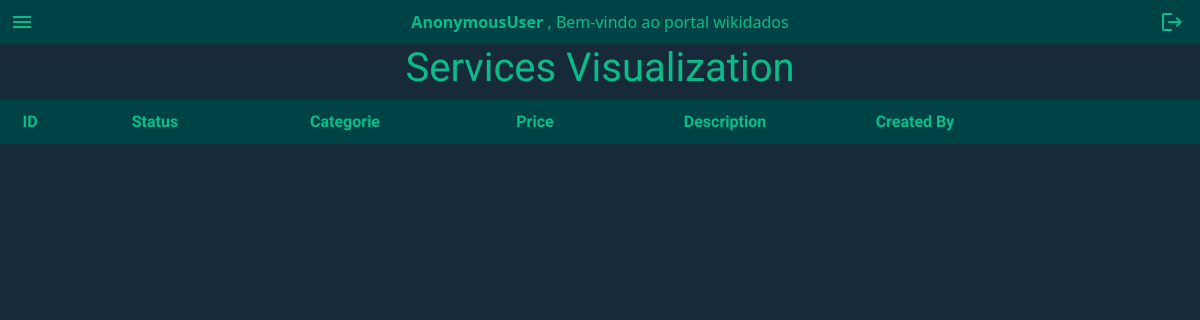
/services/, run on an earlier commit of the app's database.
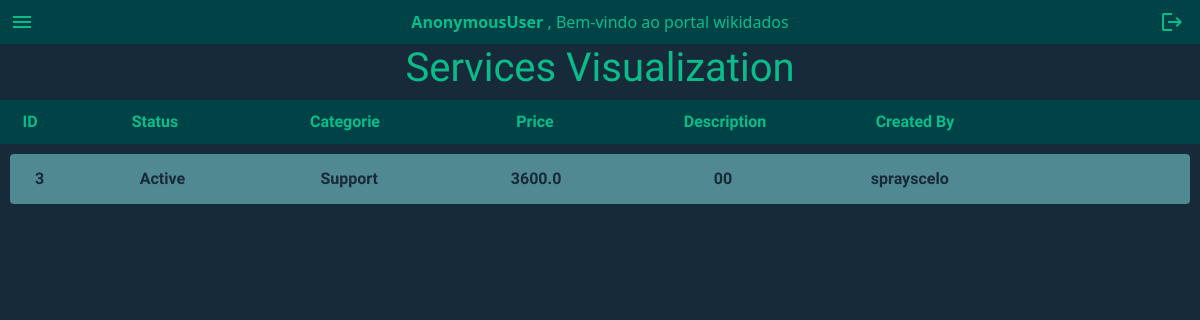
And on a later commit of the database.
### FinalProject/models.py (models this page shows, shortened)
class Service(models.Model):
    name = models.CharField(max_length=50, default="")
    status = models.CharField(max_length=50, choices=serviceStatus)
    categorie = models.CharField(max_length=50, choices=serviceCategories)
    price = models.FloatField()
    description = models.TextField(default="")
    createdBy = models.ForeignKey(User, on_delete=models.CASCADE)
    createdDate = models.DateTimeField(auto_now_add=True)
    comments = models.ManyToManyField(Comment, default="", blank=True, related_name="relatedServices")

class User(AbstractUser):
    costumer = models.ForeignKey(Costumer, on_delete=models.CASCADE, default="", blank=True, null=True)

### FinalProject/views.py (the view)
# urls.py: path("services/", include('FinalProject.modulesDetails.servicesUrls')),
def services(request):
   return render(request, "final/services.html", {
      "allServices": Service.objects.all()
   })

### FinalProject/templates/final/services.html
{%extends "final/layout.html" %}
{% block services %}
<h1 class="text-center"> Services Visualization</h1>
<div>
    <div id="servicesHeader">
        <span> ID </span>
        <span> Status </span>
        <span> Categorie </span>
        <span> Price </span>
        <span> Description </span>
        <span> Created By </span>
    </div>
    {% for services in allServices%}
    <div id="allServices">
        <a href="" class="btn btn-light">
            <span> {{ services.id }} </span>
            <span> {{ services.status }} </span>
            <span> {{ services.categorie }} </span>
            <span> {{ services.price }} </span>
            <span> {{ services.description }} </span>
            <span> {{ services.createdBy }} </span>
        </a>
    </div>
    {% endfor%}
</div>
{% endblock %}

What changed in the data, as far as the page shows it:
added Service: id "3", status "Active", categorie "Support", price "3600.0", description "00", createdBy "sprayscelo"
